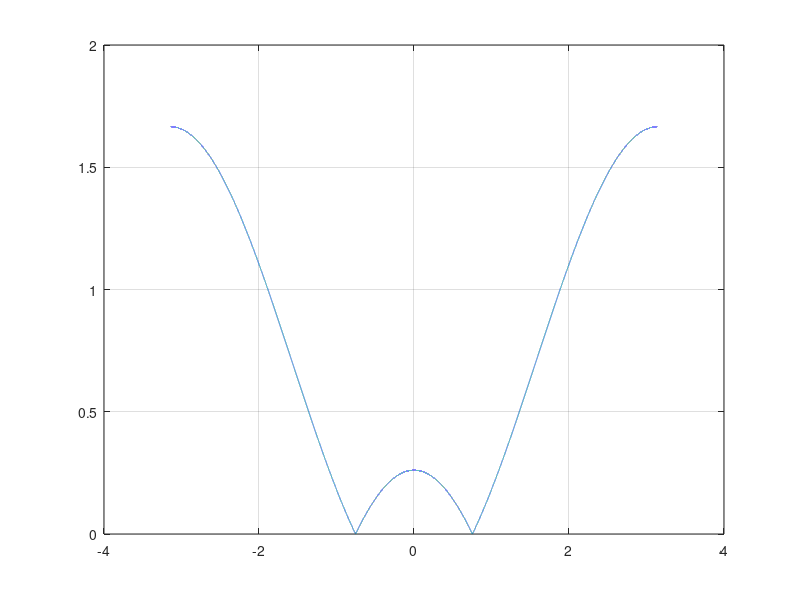

The MATLAB script that drew this image:
% Ejercicio 7
% Filtro ranura de sólo ceros (FIR).

w = -pi:0.0001:pi; % Frecuencia.

w0 = 0.24*pi; % Angulo de los ceros conjugados.
b0 = 1 ./(sqrt(2-2 .*cos(0.6*pi-w0)).*sqrt(2-2 .*cos(0.6*pi+w0))); % Ganancia.

% Funcion |H(w)|.
V1 = 2-2 .*cos(w-w0);
V2 = 2-2 .*cos(w+w0);
H = abs(b0).*sqrt(V1.*V2);

plot(w,H);
grid;